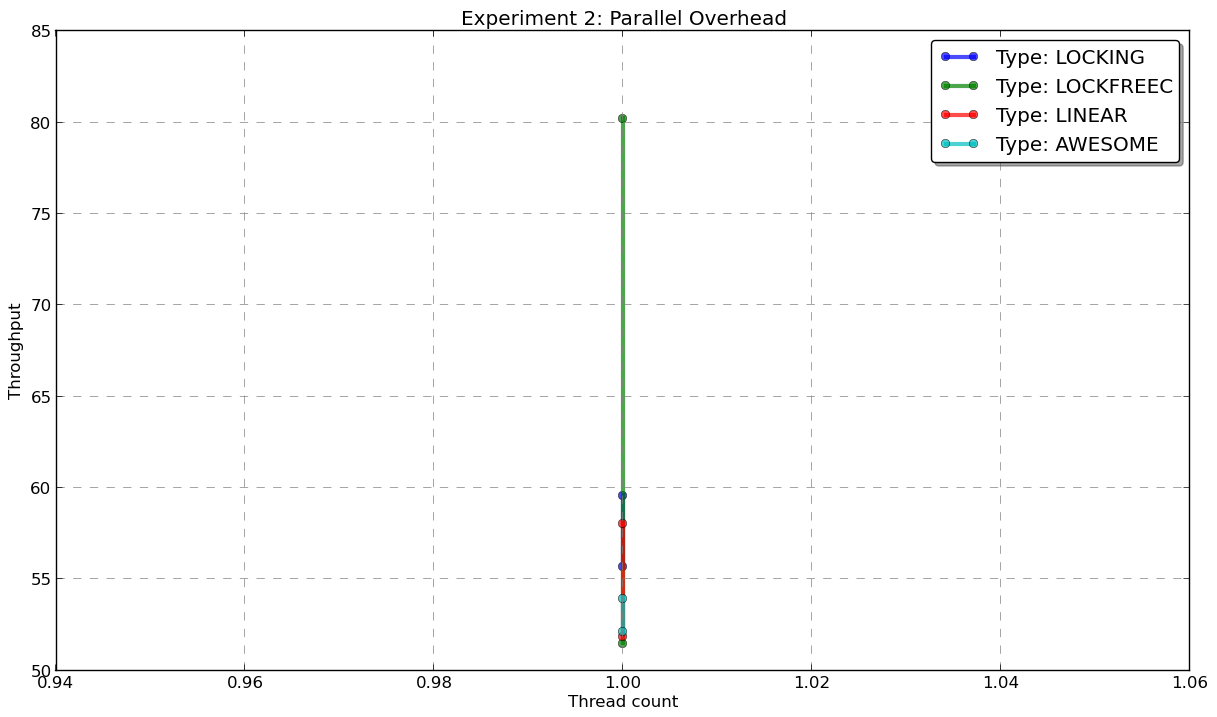

This chart was generated by the following Python code:
import csv
import sys

import matplotlib
matplotlib.use('Agg')

from pylab import *
from numpy import *


def main():

    
    root   = "plot2"
    path   = "experiment_2_1394652082.dat"
    output = "plot2.png" 
    
    data = parse(path)


    types = ["LOCKING", "LOCKFREEC", "LINEAR", "AWESOME"]


    plt, ax = new_plot(xaxis="Thread count", yaxis="Throughput", 
                       title="Experiment 2: Parallel Overhead")


    for row in data:
        print row

    for t in [0, 1, 2, 3]:
        
        x = [ item[-3] for item in data if
              float(item[1]) == t
              ]

        y = [ item[-1] for item in data if
              float(item[1]) == t
              ]
        
        print types[t]
        print x

        plot(x, y, "o-", alpha=.7, linewidth=3, label="Type: %s" % types[t])

    save_plot(plot, ax, output)
    

def save_plot(plt, ax, path):
    
    lgd = ax.legend( bbox_to_anchor=(1., 1.), loc="best",
                     ncol=1, fancybox=True, shadow=True)

    print "saving to output: "+path
    # savefig(output, box_extra_artists=(lgd,), bbox_inches='tight')
    savefig(path, bbox_inches='tight')


def new_plot(title = "", xaxis = "", yaxis = "", logx=False, logy=False):

    plt = matplotlib.pyplot.figure(num=None, figsize=(15, 10), dpi=80, facecolor='w')
    ax = axes()

    if logx: ax.set_xscale('log')
    if logy: ax.set_yscale('log')

    ax.set_xlabel(xaxis) 
    ax.set_ylabel(yaxis)
    ax.set_title(title)
    
    ax.yaxis.grid(color='gray', linestyle='dashed')
    ax.xaxis.grid(color='gray', linestyle='dashed')
    
    plt.tight_layout(pad=10)
    
    handles, labels = ax.get_legend_handles_labels()
    ax.grid('on')

    return plot, ax

# Parse data into list
def parse(path, sortCol = -1):
    data = []
    with open(path, 'rb') as csvfile:
        for row in csvfile:
            row_list = row.strip().split()
            data.append(row_list)

    if sortCol > 0:
        data = sorted(data, key=lambda a_entry: -a_entry[sortCol])

    return data

if __name__ == '__main__':
    main()
